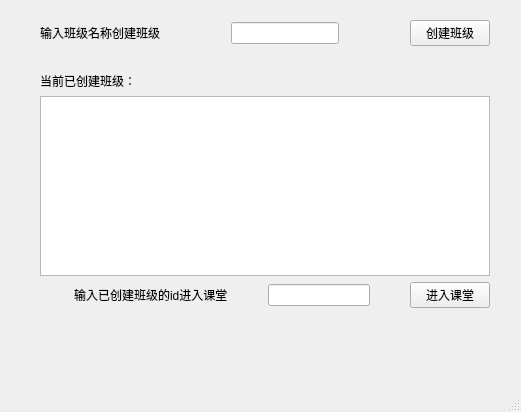
<?xml version="1.0" encoding="UTF-8"?>
<ui version="4.0">
 <class>teacher_class</class>
 <widget class="QMainWindow" name="teacher_class">
  <property name="geometry">
   <rect>
    <x>0</x>
    <y>0</y>
    <width>521</width>
    <height>412</height>
   </rect>
  </property>
  <property name="windowTitle">
   <string>微课堂——班级</string>
  </property>
  <widget class="QWidget" name="centralwidget">
   <widget class="QWidget" name="layoutWidget">
    <property name="geometry">
     <rect>
      <x>40</x>
      <y>20</y>
      <width>450</width>
      <height>288</height>
     </rect>
    </property>
    <layout class="QVBoxLayout" name="verticalLayout">
     <item>
      <layout class="QHBoxLayout" name="horizontalLayout">
       <item>
        <widget class="QLabel" name="label_2">
         <property name="text">
          <string>输入班级名称创建班级</string>
         </property>
        </widget>
       </item>
       <item>
        <spacer name="horizontalSpacer">
         <property name="orientation">
          <enum>Qt::Horizontal</enum>
         </property>
         <property name="sizeHint" stdset="0">
          <size>
           <width>40</width>
           <height>20</height>
          </size>
         </property>
        </spacer>
       </item>
       <item>
        <widget class="QLineEdit" name="classid"/>
       </item>
       <item>
        <spacer name="horizontalSpacer_2">
         <property name="orientation">
          <enum>Qt::Horizontal</enum>
         </property>
         <property name="sizeHint" stdset="0">
          <size>
           <width>40</width>
           <height>20</height>
          </size>
         </property>
        </spacer>
       </item>
       <item>
        <widget class="QPushButton" name="create">
         <property name="text">
          <string>创建班级</string>
         </property>
        </widget>
       </item>
      </layout>
     </item>
     <item>
      <widget class="QLabel" name="label">
       <property name="text">
        <string/>
       </property>
      </widget>
     </item>
     <item>
      <widget class="QLabel" name="label_3">
       <property name="text">
        <string>当前已创建班级：</string>
       </property>
      </widget>
     </item>
     <item>
      <widget class="QListView" name="classlist"/>
     </item>
     <item>
      <layout class="QHBoxLayout" name="horizontalLayout_2">
       <item>
        <spacer name="horizontalSpacer_3">
         <property name="orientation">
          <enum>Qt::Horizontal</enum>
         </property>
         <property name="sizeHint" stdset="0">
          <size>
           <width>40</width>
           <height>20</height>
          </size>
         </property>
        </spacer>
       </item>
       <item>
        <widget class="QLabel" name="label_4">
         <property name="text">
          <string>输入已创建班级的id进入课堂</string>
         </property>
        </widget>
       </item>
       <item>
        <spacer name="horizontalSpacer_4">
         <property name="orientation">
          <enum>Qt::Horizontal</enum>
         </property>
         <property name="sizeHint" stdset="0">
          <size>
           <width>40</width>
           <height>20</height>
          </size>
         </property>
        </spacer>
       </item>
       <item>
        <widget class="QLineEdit" name="classid_2"/>
       </item>
       <item>
        <spacer name="horizontalSpacer_5">
         <property name="orientation">
          <enum>Qt::Horizontal</enum>
         </property>
         <property name="sizeHint" stdset="0">
          <size>
           <width>40</width>
           <height>20</height>
          </size>
         </property>
        </spacer>
       </item>
       <item>
        <widget class="QPushButton" name="enter">
         <property name="text">
          <string>进入课堂</string>
         </property>
        </widget>
       </item>
      </layout>
     </item>
    </layout>
   </widget>
  </widget>
  <widget class="QMenuBar" name="menubar">
   <property name="geometry">
    <rect>
     <x>0</x>
     <y>0</y>
     <width>521</width>
     <height>25</height>
    </rect>
   </property>
  </widget>
  <widget class="QStatusBar" name="statusbar"/>
 </widget>
 <resources/>
 <connections/>
</ui>
